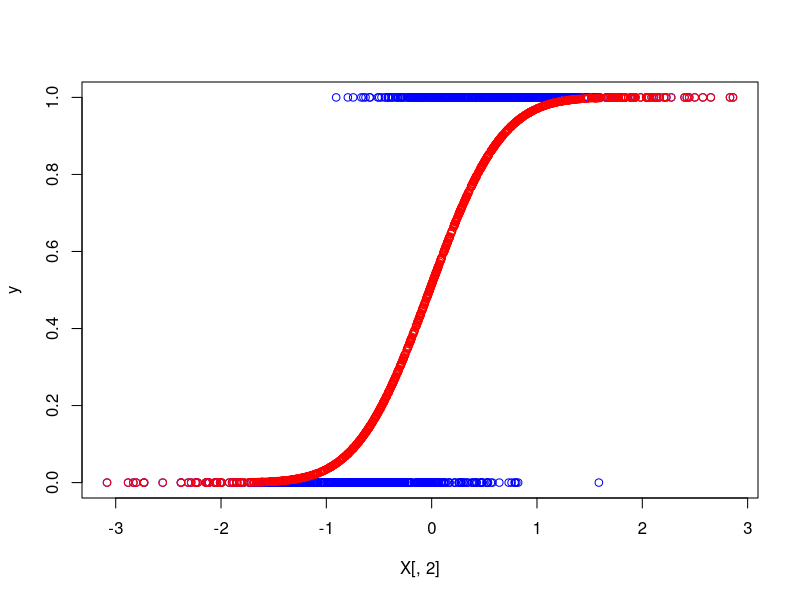

Source code (R):
probit.mean <- function(eta) {pnorm(eta)}
probit.var <- function(mu) mu*(1-mu)

probit.iwls <- function(y, X) {
  max.iter <- 100
  beta <- rep(0, ncol(X))
  beta.prev <- beta
  beta.trace <- matrix(0, max.iter+1, length(beta))
  eta <- X %*% beta
  mu <- (y+0.5)/2
  beta.trace[1,] <- beta

  for (iter in 1:max.iter) {
    cat('.')
    z <- eta + (y-mu)/probit.var(mu)
    w <- probit.var(mu)
    W <- diag(as.numeric(w))
    beta <- solve(t(X) %*% W %*% X, t(X) %*% W %*% z)
    eta <- X %*% beta

    mu <- probit.mean(eta)

    beta.trace[iter+1,] <- beta

    if (sum(beta - beta.prev)**2 < 1e-4) {
      cat('\n')
      return(beta)
    }

    beta.prev <- beta
  }
  cat('\n')
  beta
}


probit.cov <- function(y, X, beta) {
  mu <- (y+0.5)/2
  w <- probit.var(mu)
  W <- diag(as.numeric(w))

  solve(t(X) %*% W %*% X)
}

T <- 1000
y <- matrix(0,T,1)
X <- matrix(1,T,2)
eta <- matrix(0,T,1)
mu <- matrix(0,T,1)
beta0 <- 0.1
beta1 <- 2

X[,2] <- rnorm(T,0,1)

for (i in 1:T) {
  eta[i] <- X[i,] %*% c(beta0, beta1)
  mu[i] <- probit.mean(eta[i])
  y[i] <- runif(1) < mu[i]
}

beta.hat <- probit.iwls(y, X)
beta.cov <- probit.cov(y, X, beta.hat)
beta.se <- sqrt(diag(beta.cov))

myprobit <- glm(y ~ 0 + X, family=binomial(link="probit"))

probit.fitted <- function(y, X, beta.hat) {
  probit.mean(X%*%beta.hat)
}

y.fitted <- probit.fitted(y,X,beta.hat)
plot(X[,2], y, col = 'blue')
points(X[,2], y.fitted, col = 'red')
